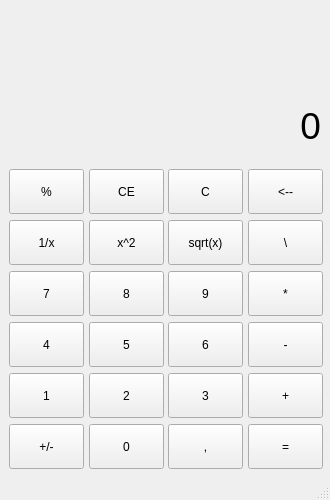
<?xml version="1.0" encoding="UTF-8"?>
<ui version="4.0">
 <class>MainWindow</class>
 <widget class="QMainWindow" name="MainWindow">
  <property name="geometry">
   <rect>
    <x>0</x>
    <y>0</y>
    <width>330</width>
    <height>500</height>
   </rect>
  </property>
  <property name="sizePolicy">
   <sizepolicy hsizetype="Minimum" vsizetype="Minimum">
    <horstretch>0</horstretch>
    <verstretch>0</verstretch>
   </sizepolicy>
  </property>
  <property name="minimumSize">
   <size>
    <width>330</width>
    <height>500</height>
   </size>
  </property>
  <property name="maximumSize">
   <size>
    <width>1000</width>
    <height>1000</height>
   </size>
  </property>
  <property name="focusPolicy">
   <enum>Qt::NoFocus</enum>
  </property>
  <property name="windowTitle">
   <string>MainWindow</string>
  </property>
  <property name="styleSheet">
   <string notr="true"/>
  </property>
  <widget class="QWidget" name="centralwidget">
   <property name="styleSheet">
    <string notr="true"/>
   </property>
   <layout class="QVBoxLayout" name="verticalLayout">
    <item>
     <widget class="QLabel" name="sub_expression">
      <property name="font">
       <font>
        <pointsize>14</pointsize>
       </font>
      </property>
      <property name="text">
       <string/>
      </property>
      <property name="alignment">
       <set>Qt::AlignRight|Qt::AlignTrailing|Qt::AlignVCenter</set>
      </property>
     </widget>
    </item>
    <item>
     <widget class="QLabel" name="expression">
      <property name="font">
       <font>
        <pointsize>28</pointsize>
       </font>
      </property>
      <property name="text">
       <string>0</string>
      </property>
      <property name="alignment">
       <set>Qt::AlignRight|Qt::AlignTrailing|Qt::AlignVCenter</set>
      </property>
     </widget>
    </item>
    <item>
     <layout class="QGridLayout" name="gridLayout">
      <item row="0" column="0">
       <widget class="QPushButton" name="percent_button">
        <property name="minimumSize">
         <size>
          <width>75</width>
          <height>45</height>
         </size>
        </property>
        <property name="styleSheet">
         <string notr="true"/>
        </property>
        <property name="text">
         <string>%</string>
        </property>
       </widget>
      </item>
      <item row="0" column="1">
       <widget class="QPushButton" name="clear_button">
        <property name="minimumSize">
         <size>
          <width>75</width>
          <height>45</height>
         </size>
        </property>
        <property name="styleSheet">
         <string notr="true"/>
        </property>
        <property name="text">
         <string>CE</string>
        </property>
       </widget>
      </item>
      <item row="0" column="2">
       <widget class="QPushButton" name="clear_all_button">
        <property name="minimumSize">
         <size>
          <width>75</width>
          <height>45</height>
         </size>
        </property>
        <property name="styleSheet">
         <string notr="true"/>
        </property>
        <property name="text">
         <string>C</string>
        </property>
       </widget>
      </item>
      <item row="0" column="3">
       <widget class="QPushButton" name="deletion_button">
        <property name="minimumSize">
         <size>
          <width>75</width>
          <height>45</height>
         </size>
        </property>
        <property name="styleSheet">
         <string notr="true"/>
        </property>
        <property name="text">
         <string>&lt;--</string>
        </property>
       </widget>
      </item>
      <item row="1" column="0">
       <widget class="QPushButton" name="pushButton_18">
        <property name="minimumSize">
         <size>
          <width>75</width>
          <height>45</height>
         </size>
        </property>
        <property name="styleSheet">
         <string notr="true"/>
        </property>
        <property name="text">
         <string>1/x</string>
        </property>
       </widget>
      </item>
      <item row="1" column="1">
       <widget class="QPushButton" name="power_button">
        <property name="minimumSize">
         <size>
          <width>75</width>
          <height>45</height>
         </size>
        </property>
        <property name="styleSheet">
         <string notr="true"/>
        </property>
        <property name="text">
         <string>x^2</string>
        </property>
       </widget>
      </item>
      <item row="1" column="2">
       <widget class="QPushButton" name="sqrt_button">
        <property name="minimumSize">
         <size>
          <width>75</width>
          <height>45</height>
         </size>
        </property>
        <property name="styleSheet">
         <string notr="true"/>
        </property>
        <property name="text">
         <string>sqrt(x)</string>
        </property>
       </widget>
      </item>
      <item row="1" column="3">
       <widget class="QPushButton" name="division_button">
        <property name="minimumSize">
         <size>
          <width>75</width>
          <height>45</height>
         </size>
        </property>
        <property name="styleSheet">
         <string notr="true"/>
        </property>
        <property name="text">
         <string>\</string>
        </property>
       </widget>
      </item>
      <item row="2" column="0">
       <widget class="QPushButton" name="seven_button">
        <property name="minimumSize">
         <size>
          <width>75</width>
          <height>45</height>
         </size>
        </property>
        <property name="styleSheet">
         <string notr="true"/>
        </property>
        <property name="text">
         <string>7</string>
        </property>
       </widget>
      </item>
      <item row="2" column="1">
       <widget class="QPushButton" name="eight_button">
        <property name="minimumSize">
         <size>
          <width>75</width>
          <height>45</height>
         </size>
        </property>
        <property name="styleSheet">
         <string notr="true"/>
        </property>
        <property name="text">
         <string>8</string>
        </property>
       </widget>
      </item>
      <item row="2" column="2">
       <widget class="QPushButton" name="nine_button">
        <property name="minimumSize">
         <size>
          <width>75</width>
          <height>45</height>
         </size>
        </property>
        <property name="styleSheet">
         <string notr="true"/>
        </property>
        <property name="text">
         <string>9</string>
        </property>
       </widget>
      </item>
      <item row="2" column="3">
       <widget class="QPushButton" name="multiplication_button">
        <property name="minimumSize">
         <size>
          <width>75</width>
          <height>45</height>
         </size>
        </property>
        <property name="styleSheet">
         <string notr="true">background-color: rgb(240, 240, 240);</string>
        </property>
        <property name="text">
         <string>*</string>
        </property>
       </widget>
      </item>
      <item row="3" column="0">
       <widget class="QPushButton" name="four_button">
        <property name="minimumSize">
         <size>
          <width>75</width>
          <height>45</height>
         </size>
        </property>
        <property name="styleSheet">
         <string notr="true"/>
        </property>
        <property name="text">
         <string>4</string>
        </property>
       </widget>
      </item>
      <item row="3" column="1">
       <widget class="QPushButton" name="five_button">
        <property name="minimumSize">
         <size>
          <width>75</width>
          <height>45</height>
         </size>
        </property>
        <property name="styleSheet">
         <string notr="true"/>
        </property>
        <property name="text">
         <string>5</string>
        </property>
       </widget>
      </item>
      <item row="3" column="2">
       <widget class="QPushButton" name="six_button">
        <property name="minimumSize">
         <size>
          <width>75</width>
          <height>45</height>
         </size>
        </property>
        <property name="styleSheet">
         <string notr="true"/>
        </property>
        <property name="text">
         <string>6</string>
        </property>
       </widget>
      </item>
      <item row="3" column="3">
       <widget class="QPushButton" name="subtraction_button">
        <property name="minimumSize">
         <size>
          <width>75</width>
          <height>45</height>
         </size>
        </property>
        <property name="styleSheet">
         <string notr="true"/>
        </property>
        <property name="text">
         <string>-</string>
        </property>
       </widget>
      </item>
      <item row="4" column="0">
       <widget class="QPushButton" name="one_button">
        <property name="minimumSize">
         <size>
          <width>75</width>
          <height>45</height>
         </size>
        </property>
        <property name="styleSheet">
         <string notr="true"/>
        </property>
        <property name="text">
         <string>1</string>
        </property>
       </widget>
      </item>
      <item row="4" column="1">
       <widget class="QPushButton" name="two_button">
        <property name="minimumSize">
         <size>
          <width>75</width>
          <height>45</height>
         </size>
        </property>
        <property name="styleSheet">
         <string notr="true"/>
        </property>
        <property name="text">
         <string>2</string>
        </property>
       </widget>
      </item>
      <item row="4" column="2">
       <widget class="QPushButton" name="tree_button">
        <property name="minimumSize">
         <size>
          <width>75</width>
          <height>45</height>
         </size>
        </property>
        <property name="styleSheet">
         <string notr="true"/>
        </property>
        <property name="text">
         <string>3</string>
        </property>
       </widget>
      </item>
      <item row="4" column="3">
       <widget class="QPushButton" name="addition_button">
        <property name="minimumSize">
         <size>
          <width>75</width>
          <height>45</height>
         </size>
        </property>
        <property name="styleSheet">
         <string notr="true"/>
        </property>
        <property name="text">
         <string>+</string>
        </property>
       </widget>
      </item>
      <item row="5" column="0">
       <widget class="QPushButton" name="neg_pos_button">
        <property name="minimumSize">
         <size>
          <width>75</width>
          <height>45</height>
         </size>
        </property>
        <property name="styleSheet">
         <string notr="true"/>
        </property>
        <property name="text">
         <string>+/-</string>
        </property>
       </widget>
      </item>
      <item row="5" column="1">
       <widget class="QPushButton" name="zero_button">
        <property name="minimumSize">
         <size>
          <width>75</width>
          <height>45</height>
         </size>
        </property>
        <property name="styleSheet">
         <string notr="true"/>
        </property>
        <property name="text">
         <string>0</string>
        </property>
       </widget>
      </item>
      <item row="5" column="2">
       <widget class="QPushButton" name="comma_button">
        <property name="enabled">
         <bool>true</bool>
        </property>
        <property name="minimumSize">
         <size>
          <width>75</width>
          <height>45</height>
         </size>
        </property>
        <property name="autoFillBackground">
         <bool>false</bool>
        </property>
        <property name="styleSheet">
         <string notr="true"/>
        </property>
        <property name="text">
         <string>,</string>
        </property>
       </widget>
      </item>
      <item row="5" column="3">
       <widget class="QPushButton" name="equel_button">
        <property name="minimumSize">
         <size>
          <width>75</width>
          <height>45</height>
         </size>
        </property>
        <property name="styleSheet">
         <string notr="true"/>
        </property>
        <property name="text">
         <string>=</string>
        </property>
       </widget>
      </item>
     </layout>
    </item>
   </layout>
  </widget>
  <widget class="QMenuBar" name="menubar">
   <property name="geometry">
    <rect>
     <x>0</x>
     <y>0</y>
     <width>330</width>
     <height>21</height>
    </rect>
   </property>
  </widget>
  <widget class="QStatusBar" name="statusbar"/>
 </widget>
 <resources/>
 <connections/>
</ui>
